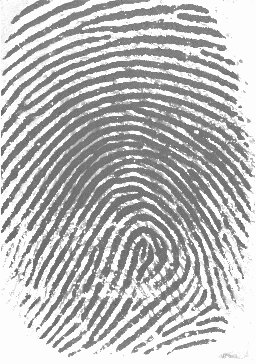
%> input picture db/101_1.tif, 256 x 364 px; its folder holds only this picture in this run
$ octave batch_template.m   (GNU Octave 9; MATLAB toolbox functions it lacks are replaced by stand-ins)
%> lines starting %> are read from the running program, lines starting %| are printed output that depends on the picture
% script pour enregistrement groupé d'empreintes digitales (batched enrolling fingerprints)

t = cputime;
for i=101:104
   for j=1:3
      i
      j
   fname = sprintf('\\db\\%d_%d.tif',i,j);

   o1 = imread(fname);
%> o1 is the input picture: size 364x256 uint8; min 70, max 253, mean 186.6
   o1 =255 - double(o1);
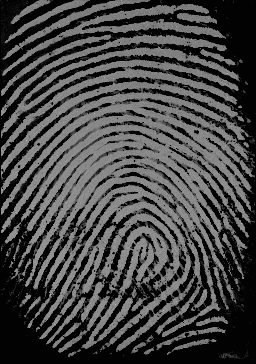
%> o1: size 364x256 double; min 2, max 185, mean 68.4
   o1=histeq(uint8(o1));
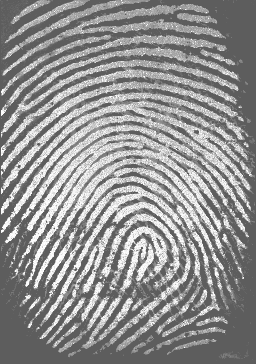
%> o1: size 364x256 uint8; min 93, max 255, mean 144.6
%> (the run ends here)
